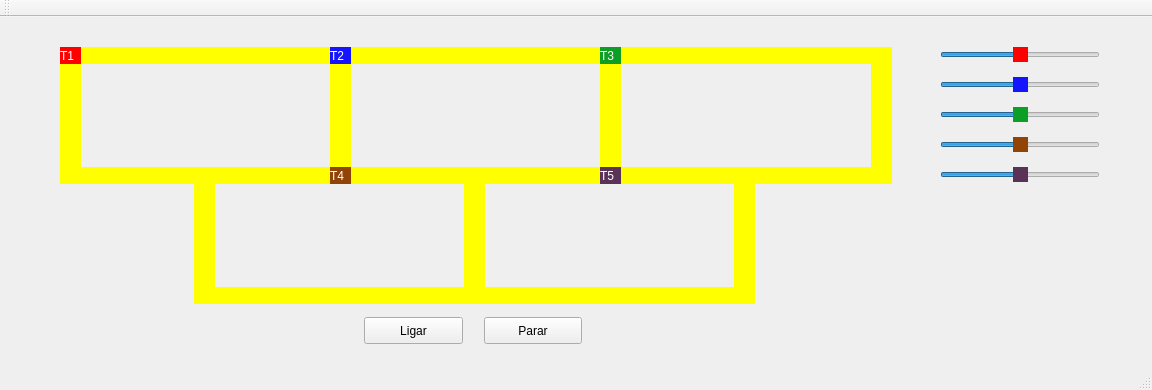
<?xml version="1.0" encoding="UTF-8"?>
<ui version="4.0">
 <class>MainWindow</class>
 <widget class="QMainWindow" name="MainWindow">
  <property name="geometry">
   <rect>
    <x>0</x>
    <y>0</y>
    <width>1152</width>
    <height>390</height>
   </rect>
  </property>
  <property name="windowTitle">
   <string>MainWindow</string>
  </property>
  <widget class="QWidget" name="centralWidget">
   <widget class="QLabel" name="label_trem1">
    <property name="geometry">
     <rect>
      <x>60</x>
      <y>30</y>
      <width>21</width>
      <height>17</height>
     </rect>
    </property>
    <property name="styleSheet">
     <string notr="true">background-color: rgb(255, 0, 0);
color: rgb(255, 255, 255);</string>
    </property>
    <property name="text">
     <string>T1</string>
    </property>
   </widget>
   <widget class="QLabel" name="label_trilho1">
    <property name="geometry">
     <rect>
      <x>214</x>
      <y>150</y>
      <width>250</width>
      <height>17</height>
     </rect>
    </property>
    <property name="styleSheet">
     <string notr="true">QLabel { background: yellow}</string>
    </property>
    <property name="text">
     <string/>
    </property>
   </widget>
   <widget class="QLabel" name="label_trilho2">
    <property name="geometry">
     <rect>
      <x>214</x>
      <y>270</y>
      <width>250</width>
      <height>17</height>
     </rect>
    </property>
    <property name="styleSheet">
     <string notr="true">QLabel { background: yellow}</string>
    </property>
    <property name="text">
     <string/>
    </property>
   </widget>
   <widget class="QLabel" name="label_trilho3">
    <property name="geometry">
     <rect>
      <x>464</x>
      <y>150</y>
      <width>21</width>
      <height>137</height>
     </rect>
    </property>
    <property name="styleSheet">
     <string notr="true">QLabel { background: yellow}</string>
    </property>
    <property name="text">
     <string/>
    </property>
   </widget>
   <widget class="QLabel" name="label_trilho4">
    <property name="geometry">
     <rect>
      <x>194</x>
      <y>150</y>
      <width>21</width>
      <height>137</height>
     </rect>
    </property>
    <property name="styleSheet">
     <string notr="true">QLabel { background: yellow}</string>
    </property>
    <property name="text">
     <string/>
    </property>
   </widget>
   <widget class="QPushButton" name="pushButton">
    <property name="geometry">
     <rect>
      <x>364</x>
      <y>300</y>
      <width>99</width>
      <height>27</height>
     </rect>
    </property>
    <property name="text">
     <string>Ligar</string>
    </property>
   </widget>
   <widget class="QPushButton" name="pushButton_2">
    <property name="geometry">
     <rect>
      <x>484</x>
      <y>300</y>
      <width>98</width>
      <height>27</height>
     </rect>
    </property>
    <property name="text">
     <string>Parar</string>
    </property>
   </widget>
   <widget class="QLabel" name="label_trilho4_2">
    <property name="geometry">
     <rect>
      <x>734</x>
      <y>150</y>
      <width>21</width>
      <height>137</height>
     </rect>
    </property>
    <property name="styleSheet">
     <string notr="true">QLabel { background: yellow}</string>
    </property>
    <property name="text">
     <string/>
    </property>
   </widget>
   <widget class="QLabel" name="label_trilho1_2">
    <property name="geometry">
     <rect>
      <x>484</x>
      <y>150</y>
      <width>250</width>
      <height>17</height>
     </rect>
    </property>
    <property name="styleSheet">
     <string notr="true">QLabel { background: yellow}</string>
    </property>
    <property name="text">
     <string/>
    </property>
   </widget>
   <widget class="QLabel" name="label_trilho2_2">
    <property name="geometry">
     <rect>
      <x>484</x>
      <y>270</y>
      <width>250</width>
      <height>17</height>
     </rect>
    </property>
    <property name="styleSheet">
     <string notr="true">QLabel { background: yellow}</string>
    </property>
    <property name="text">
     <string/>
    </property>
   </widget>
   <widget class="QLabel" name="label_trem2">
    <property name="geometry">
     <rect>
      <x>330</x>
      <y>30</y>
      <width>21</width>
      <height>17</height>
     </rect>
    </property>
    <property name="styleSheet">
     <string notr="true">background-color: rgb(20, 20, 255);
color: rgb(255, 255, 255);</string>
    </property>
    <property name="text">
     <string>T2</string>
    </property>
   </widget>
   <widget class="QSlider" name="horizontalSlider">
    <property name="geometry">
     <rect>
      <x>940</x>
      <y>30</y>
      <width>160</width>
      <height>16</height>
     </rect>
    </property>
    <property name="maximumSize">
     <size>
      <width>160</width>
      <height>16777215</height>
     </size>
    </property>
    <property name="cursor">
     <cursorShape>PointingHandCursor</cursorShape>
    </property>
    <property name="styleSheet">
     <string notr="true">QSlider::handle:horizontal {background-color: red;}</string>
    </property>
    <property name="maximum">
     <number>200</number>
    </property>
    <property name="value">
     <number>100</number>
    </property>
    <property name="sliderPosition">
     <number>100</number>
    </property>
    <property name="orientation">
     <enum>Qt::Horizontal</enum>
    </property>
   </widget>
   <widget class="QLabel" name="label_trilho4_3">
    <property name="geometry">
     <rect>
      <x>600</x>
      <y>30</y>
      <width>21</width>
      <height>137</height>
     </rect>
    </property>
    <property name="styleSheet">
     <string notr="true">QLabel { background: yellow}</string>
    </property>
    <property name="text">
     <string/>
    </property>
   </widget>
   <widget class="QLabel" name="label_trilho4_4">
    <property name="geometry">
     <rect>
      <x>60</x>
      <y>30</y>
      <width>21</width>
      <height>137</height>
     </rect>
    </property>
    <property name="styleSheet">
     <string notr="true">QLabel { background: yellow}</string>
    </property>
    <property name="text">
     <string/>
    </property>
   </widget>
   <widget class="QLabel" name="label_trilho1_3">
    <property name="geometry">
     <rect>
      <x>350</x>
      <y>30</y>
      <width>250</width>
      <height>17</height>
     </rect>
    </property>
    <property name="styleSheet">
     <string notr="true">QLabel { background: yellow}</string>
    </property>
    <property name="text">
     <string/>
    </property>
   </widget>
   <widget class="QLabel" name="label_trilho3_2">
    <property name="geometry">
     <rect>
      <x>330</x>
      <y>30</y>
      <width>21</width>
      <height>137</height>
     </rect>
    </property>
    <property name="styleSheet">
     <string notr="true">QLabel { background: yellow}</string>
    </property>
    <property name="text">
     <string/>
    </property>
   </widget>
   <widget class="QLabel" name="label_trilho1_4">
    <property name="geometry">
     <rect>
      <x>80</x>
      <y>30</y>
      <width>250</width>
      <height>17</height>
     </rect>
    </property>
    <property name="styleSheet">
     <string notr="true">QLabel { background: yellow}</string>
    </property>
    <property name="text">
     <string/>
    </property>
   </widget>
   <widget class="QLabel" name="label_trilho1_5">
    <property name="geometry">
     <rect>
      <x>621</x>
      <y>150</y>
      <width>250</width>
      <height>17</height>
     </rect>
    </property>
    <property name="styleSheet">
     <string notr="true">QLabel { background: yellow}</string>
    </property>
    <property name="text">
     <string/>
    </property>
   </widget>
   <widget class="QLabel" name="label_trilho4_5">
    <property name="geometry">
     <rect>
      <x>871</x>
      <y>30</y>
      <width>21</width>
      <height>137</height>
     </rect>
    </property>
    <property name="styleSheet">
     <string notr="true">QLabel { background: yellow}</string>
    </property>
    <property name="text">
     <string/>
    </property>
   </widget>
   <widget class="QLabel" name="label_trilho1_6">
    <property name="geometry">
     <rect>
      <x>621</x>
      <y>30</y>
      <width>250</width>
      <height>17</height>
     </rect>
    </property>
    <property name="styleSheet">
     <string notr="true">QLabel { background: yellow}</string>
    </property>
    <property name="text">
     <string/>
    </property>
   </widget>
   <widget class="QLabel" name="label_trilho1_7">
    <property name="geometry">
     <rect>
      <x>80</x>
      <y>150</y>
      <width>250</width>
      <height>17</height>
     </rect>
    </property>
    <property name="styleSheet">
     <string notr="true">QLabel { background: yellow}</string>
    </property>
    <property name="text">
     <string/>
    </property>
   </widget>
   <widget class="QSlider" name="horizontalSlider_2">
    <property name="geometry">
     <rect>
      <x>940</x>
      <y>60</y>
      <width>160</width>
      <height>16</height>
     </rect>
    </property>
    <property name="cursor">
     <cursorShape>PointingHandCursor</cursorShape>
    </property>
    <property name="styleSheet">
     <string notr="true">QSlider::handle:horizontal {background-color: rgb(20, 20, 255);}</string>
    </property>
    <property name="maximum">
     <number>200</number>
    </property>
    <property name="sliderPosition">
     <number>100</number>
    </property>
    <property name="orientation">
     <enum>Qt::Horizontal</enum>
    </property>
   </widget>
   <widget class="QLabel" name="label_trem3">
    <property name="geometry">
     <rect>
      <x>600</x>
      <y>30</y>
      <width>21</width>
      <height>17</height>
     </rect>
    </property>
    <property name="styleSheet">
     <string notr="true">background-color: rgb(12, 158, 37);
color: rgb(255, 255, 255);
</string>
    </property>
    <property name="text">
     <string>T3</string>
    </property>
   </widget>
   <widget class="QSlider" name="horizontalSlider_3">
    <property name="geometry">
     <rect>
      <x>940</x>
      <y>90</y>
      <width>160</width>
      <height>16</height>
     </rect>
    </property>
    <property name="cursor">
     <cursorShape>PointingHandCursor</cursorShape>
    </property>
    <property name="styleSheet">
     <string notr="true">QSlider::handle:horizontal {background-color: rgb(12, 158, 37);}</string>
    </property>
    <property name="maximum">
     <number>200</number>
    </property>
    <property name="sliderPosition">
     <number>100</number>
    </property>
    <property name="orientation">
     <enum>Qt::Horizontal</enum>
    </property>
   </widget>
   <widget class="QLabel" name="label_trem4">
    <property name="geometry">
     <rect>
      <x>330</x>
      <y>150</y>
      <width>21</width>
      <height>17</height>
     </rect>
    </property>
    <property name="styleSheet">
     <string notr="true">background-color: rgb(145, 68, 5);
color: rgb(255, 255, 255);
</string>
    </property>
    <property name="text">
     <string>T4</string>
    </property>
   </widget>
   <widget class="QSlider" name="horizontalSlider_4">
    <property name="geometry">
     <rect>
      <x>940</x>
      <y>120</y>
      <width>160</width>
      <height>16</height>
     </rect>
    </property>
    <property name="cursor">
     <cursorShape>PointingHandCursor</cursorShape>
    </property>
    <property name="styleSheet">
     <string notr="true">QSlider::handle:horizontal {background-color: rgb(145, 68, 5);}</string>
    </property>
    <property name="maximum">
     <number>200</number>
    </property>
    <property name="sliderPosition">
     <number>100</number>
    </property>
    <property name="orientation">
     <enum>Qt::Horizontal</enum>
    </property>
   </widget>
   <widget class="QLabel" name="label_trem5">
    <property name="geometry">
     <rect>
      <x>600</x>
      <y>150</y>
      <width>21</width>
      <height>17</height>
     </rect>
    </property>
    <property name="styleSheet">
     <string notr="true">background-color: rgb(90, 49, 87);
color: rgb(255, 255, 255);
</string>
    </property>
    <property name="text">
     <string>T5</string>
    </property>
   </widget>
   <widget class="QSlider" name="horizontalSlider_5">
    <property name="geometry">
     <rect>
      <x>940</x>
      <y>150</y>
      <width>160</width>
      <height>16</height>
     </rect>
    </property>
    <property name="cursor">
     <cursorShape>PointingHandCursor</cursorShape>
    </property>
    <property name="styleSheet">
     <string notr="true">QSlider::handle:horizontal {background-color: rgb(90, 49, 87);}</string>
    </property>
    <property name="maximum">
     <number>200</number>
    </property>
    <property name="sliderPosition">
     <number>100</number>
    </property>
    <property name="orientation">
     <enum>Qt::Horizontal</enum>
    </property>
   </widget>
   <zorder>label_trilho1_3</zorder>
   <zorder>label_trilho1_4</zorder>
   <zorder>label_trilho1</zorder>
   <zorder>label_trilho4_5</zorder>
   <zorder>label_trilho3_2</zorder>
   <zorder>label_trilho3</zorder>
   <zorder>label_trilho4_3</zorder>
   <zorder>label_trilho1_7</zorder>
   <zorder>label_trilho2_2</zorder>
   <zorder>label_trilho4_2</zorder>
   <zorder>label_trilho1_5</zorder>
   <zorder>label_trilho2</zorder>
   <zorder>label_trilho1_2</zorder>
   <zorder>label_trilho4</zorder>
   <zorder>label_trilho1_6</zorder>
   <zorder>label_trilho4_4</zorder>
   <zorder>pushButton</zorder>
   <zorder>pushButton_2</zorder>
   <zorder>horizontalSlider</zorder>
   <zorder>horizontalSlider_2</zorder>
   <zorder>label_trem2</zorder>
   <zorder>label_trem1</zorder>
   <zorder>label_trem3</zorder>
   <zorder>horizontalSlider_3</zorder>
   <zorder>label_trem4</zorder>
   <zorder>horizontalSlider_4</zorder>
   <zorder>label_trem5</zorder>
   <zorder>horizontalSlider_5</zorder>
  </widget>
  <widget class="QMenuBar" name="menuBar">
   <property name="geometry">
    <rect>
     <x>0</x>
     <y>0</y>
     <width>1152</width>
     <height>21</height>
    </rect>
   </property>
  </widget>
  <widget class="QToolBar" name="mainToolBar">
   <attribute name="toolBarArea">
    <enum>TopToolBarArea</enum>
   </attribute>
   <attribute name="toolBarBreak">
    <bool>false</bool>
   </attribute>
  </widget>
  <widget class="QStatusBar" name="statusBar"/>
 </widget>
 <layoutdefault spacing="6" margin="11"/>
 <resources/>
 <connections/>
</ui>
